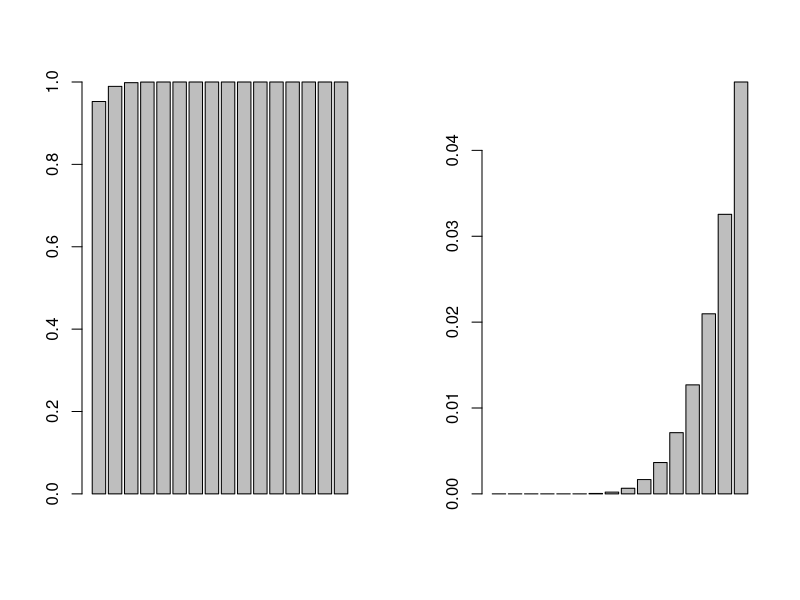

This figure's R source:
# Auteurs :
# - Lopez Antoine
# - Duret Simon




# EXERCICE 1

# question 1

P=dhyper(0:4,4,8,6)
print(P)

# question 2

print(sum(P))

# question 3

P=phyper(3,4,8,6)
print(P)

# question 4

P=qhyper(0.95,4,8,6)
print(P)

# question 5

P=rhyper(5,4,8,6)
print(P)




# EXERCICE 2

par(mfrow=c(1,2))

# question 1

P=pbinom(5:20, 10, 0.3)
print(P)
barplot(P)

# question 2

P=pnbinom((5:20)-10, 10, 0.3)
print(P)
barplot(P)




# EXERCICE 3

# question 1

# Poisson
P=dpois(0, 1000*0.003)
print(P)

# Binomiale
P=dbinom(0, 1000, 0.003)
print(P)

# question 2

# Poisson
P=1-dpois(0, 1000*0.003)
print(P)

# Binomiale
P=1-dbinom(0, 1000, 0.003)
print(P)

# question 3

# Poisson
P=ppois(4, 1000*0.003)
print(P)

# Binomiale
P=pbinom(4,1000,0.003)
print(P)




# EXERCICE 4

# question 1

P=1-dnbinom(0, 35, 1-0.15)
print(P)

# question 2

# Si on calcule 43*0.15, on obtient 6.45.
# Celà signifie qu'on perdra environ 6.45 trajectoires.
# On aura donc 43-6.45 trajectoires, soit 36.55 trajectoires,
# ce qui est supérieur à 35.

# Mais il a une probabilité d'environ 10% de se tromper
# Calcul :
P=dnbinom(43-35, 35, 1-0.15)
print(P)




# EXERCICE 5 (Loi uniforme)

# question 1

P=punif(6, 5, 20)
print(P)

# question 2

P=1-punif(12, 5, 20)
print(P)

# question 3

P=punif(15, 5, 20)
print(P)

# question 4

P=qunif(1-0.9, 5, 20)
print(P)




# EXERCICE 6 (Loi exponentielle)

# question 1

P=pexp(60,1/75)
print(P)

# question 2

P=1-pexp(70,1/75)
print(P)

# question 3

P=(pexp(90,1/75)) - (1-pexp(80, 1/75))
print(P)

# question 4

print(rexp(20, 1/75))




# EXERCICE 7 (Loi laplace gauss)

# question 1

P=pnorm(-1)
print("reponse a la question 1 de l'exercice 7 ")
print(P)

# question 2

# question 3

# (a)

# (b)

# (c)










